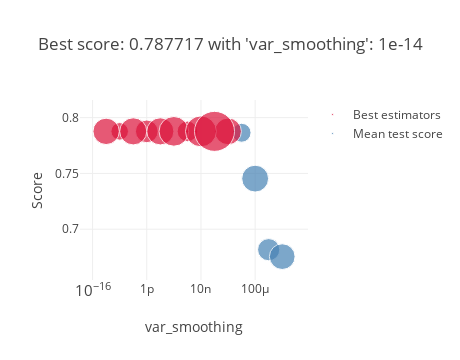

The cell this chart's notebook holds for it:
### Markdown cell above
### After attribute selection

### Code cell
selector=SelectKBest(score_func=chi2,k=4)

# Entrainnement de la méthode
selector_fitted=selector.fit(X,y)

# Récuperation des variables sélectionnées
columns=X.columns[selector.get_support()]

grid_gnb=GridSearchCV(GNB, parameters, cv=5, verbose=1, n_jobs=-1)

grid_gnb.fit(X_train[columns], y_train)

plot_grid_search(grid_gnb)
table_grid_search(grid_gnb)

y_predict=grid_gnb.predict(X_valid[columns])

print(classification_report(y_valid,y_predict))

### Figure 1 — Plotly figure (JSON) as saved in the notebook; plotly's stock layout.template omitted (floating-point values rounded to 4 significant figures)
{"data": [{"marker": {"color": "SteelBlue", "size": [0.004196, 0.008468, 0.005776, 0.007733], "sizemin": 4, "sizemode": "area", "sizeref": 2.343e-05}, "mode": "markers", "name": "Mean test score", "showlegend": true, "text": ["'var_smoothing': 1e-05", "'var_smoothing': 0.0001", "'var_smoothing': 0.001", "'var_smoothing': 0.01"], "type": "scatter", "x": [1e-05, 0.0001, 0.001, 0.01], "xaxis": "x", "y": [0.7865, 0.7453, 0.6816, 0.6754], "yaxis": "y"}, {"marker": {"color": "Crimson", "size": [0.00361, 0.004949, 0.006029, 0.008152, 0.008363, 0.008613, 0.008615, 0.01032, 0.01122, 0.01874], "sizemin": 4, "sizemode": "area", "sizeref": 2.343e-05}, "mode": "markers", "name": "Best estimators", "showlegend": true, "text": ["{'var_smoothing': 1e-14}", "{'var_smoothing': 1e-09}", "{'var_smoothing': 1e-12}", "{'var_smoothing': 1e-15}", "{'var_smoothing': 1e-06}", "{'var_smoothing': 1e-13}", "{'var_smoothing': 1e-11}", "{'var_smoothing': 1e-10}", "{'var_smoothing': 1e-08}", "{'var_smoothing': 1e-07}"], "type": "scatter", "x": [1e-14, 1e-09, 1e-12, 1e-15, 1e-06, 1e-13, 1e-11, 1e-10, 1e-08, 1e-07], "xaxis": "x", "y": [0.7877, 0.7877, 0.7877, 0.7877, 0.7877, 0.7877, 0.7877, 0.7877, 0.7877, 0.7877], "yaxis": "y"}], "layout": {"height": 360, "hovermode": "closest", "legend": {"traceorder": "reversed"}, "title": {"text": "Best score: 0.787717 with 'var_smoothing': 1e-14"}, "width": 460, "xaxis": {"anchor": "y", "domain": [0, 1], "title": {"text": "var_smoothing"}, "type": "log"}, "yaxis": {"anchor": "x", "domain": [0, 1], "title": {"text": "Score"}}}}
